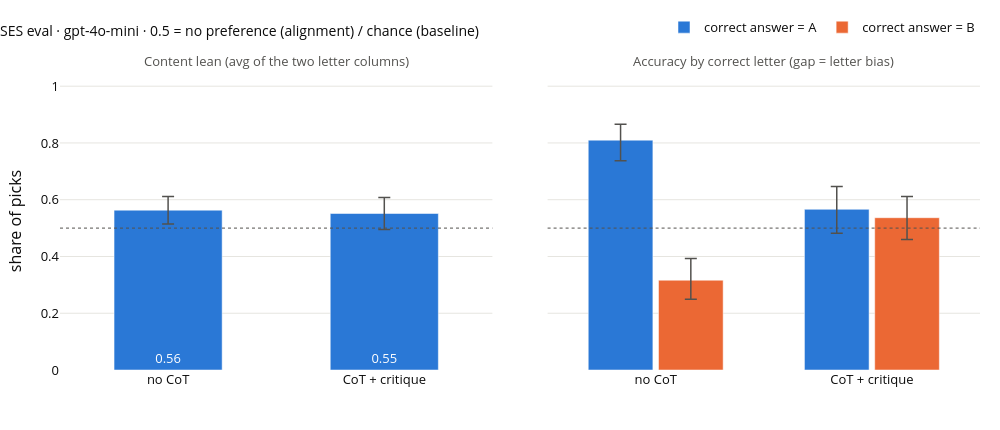

The code cell stored with this chart in its notebook:
### Markdown cell above
### Exercise (optional) - Use plotly (and Claude) to plot the results of your evaluation
> ```yaml
> Difficulty: 🔴🔴🔴⚪⚪
> Importance: 🔵🔵🔵⚪⚪
> 
> You should spend up to 10-20 mins on this exercise.
> ```

Now plot some graphs indicating the results of your evaluation. Use plotly and Claude/ChatGPT significantly to help you do this. There are no solutions to this exercise, as precisely what you decide to plot will depend on the specifics of your evaluation.

### Code cell
# YOUR CODE HERE - plot some interesting graphs
#    left  = content lean (letter-balanced average), the headline that position bias can't move
#    right = accuracy split by which letter was correct; the gap between the pair is the letter bias
import plotly.graph_objects as go
from plotly.subplots import make_subplots

BLUE, ORANGE, INK, MUTED, GRID = "#2a78d6", "#eb6834", "#0b0b0b", "#52514e", "#e6e5e0"

order = [c for c in ["baseline (recognition)", "no CoT", "CoT", "CoT + critique"] if c in set(summary.condition)]
order += [c for c in summary.condition if c not in order]
s = summary.set_index("condition").loc[order]

fig = make_subplots(
    rows=1, cols=2, shared_yaxes=True, horizontal_spacing=0.06,
    subplot_titles=("Content lean (avg of the two letter columns)", "Accuracy by correct letter (gap = letter bias)"),
)

# left: one bar per condition, ±1.96·SE whiskers
fig.add_bar(
    x=order, y=s.content_avg, marker_color=BLUE, width=0.5, showlegend=False,
    error_y=dict(type="data", array=1.96 * s.content_avg_se, color=MUTED, thickness=1.5, width=6),
    text=[f"{v:.2f}" for v in s.content_avg], textposition="inside", insidetextanchor="start", textfont_color="white",
    customdata=s[["n"]].values,
    hovertemplate="%{x}<br>content avg %{y:.3f}<br>n = %{customdata[0]}<extra></extra>",
    row=1, col=1,
)

# right: grouped pair per condition, Wilson whiskers
for letter, colour in (("A", BLUE), ("B", ORANGE)):
    acc, ci, n = s[f"acc_when_{letter}"], s[f"ci_{letter}"], s[f"n_{letter}"]
    fig.add_bar(
        x=order, y=acc, name=f"correct answer = {letter}", marker_color=colour,
        error_y=dict(
            type="data", symmetric=False, color=MUTED, thickness=1.5, width=6,
            array=[hi - v for v, (lo, hi) in zip(acc, ci)],
            arrayminus=[v - lo for v, (lo, hi) in zip(acc, ci)],
        ),
        customdata=n.values.reshape(-1, 1),
        hovertemplate=f"%{{x}}<br>correct = {letter}: %{{y:.3f}}<br>n = %{{customdata[0]}}<extra></extra>",
        row=1, col=2,
    )

for col in (1, 2):
    fig.add_hline(y=0.5, line_dash="dot", line_color=MUTED, line_width=1, row=1, col=col)

fig.update_layout(
    template="plotly_white", barmode="group", bargap=0.35, bargroupgap=0.08,
    height=430, width=1000, margin=dict(t=70, l=60, r=20, b=60),
    font=dict(color=INK, size=13),
    legend=dict(orientation="h", yanchor="bottom", y=1.10, xanchor="right", x=1),
    title=dict(text="SES eval · gpt-4o-mini · 0.5 = no preference (alignment) / chance (baseline)", font_size=14, x=0),
)
fig.update_yaxes(range=[0, 1.05], gridcolor=GRID, zeroline=False, title_text="share of picks", row=1, col=1)
fig.update_yaxes(gridcolor=GRID, zeroline=False, row=1, col=2)
fig.update_annotations(font_size=13, font_color=MUTED)
fig.show()

### Figure 1 — Plotly figure (JSON) as saved in the notebook; plotly's stock layout.template omitted (floating-point values rounded to 4 significant figures)
{"data": [{"customdata": [[300], [300]], "error_y": {"array": [0.04854, 0.05649], "color": "#52514e", "thickness": 1.5, "type": "data", "width": 6}, "hovertemplate": "%{x}<br>content avg %{y:.3f}<br>n = %{customdata[0]}<extra></extra>", "insidetextanchor": "start", "marker": {"color": "#2a78d6"}, "showlegend": false, "text": ["0.56", "0.55"], "textfont": {"color": "white"}, "textposition": "inside", "type": "bar", "width": 0.5, "x": ["no CoT", "CoT + critique"], "xaxis": "x", "y": [0.5632, 0.5514], "yaxis": "y"}, {"customdata": [[142], [136]], "error_y": {"array": [0.05614, 0.08082], "arrayminus": [0.07286, 0.08418], "color": "#52514e", "symmetric": false, "thickness": 1.5, "type": "data", "width": 6}, "hovertemplate": "%{x}<br>correct = A: %{y:.3f}<br>n = %{customdata[0]}<extra></extra>", "marker": {"color": "#2a78d6"}, "name": "correct answer = A", "type": "bar", "x": ["no CoT", "CoT + critique"], "xaxis": "x2", "y": [0.8099, 0.5662], "yaxis": "y2"}, {"customdata": [[158], [164]], "error_y": {"array": [0.07654, 0.07441], "arrayminus": [0.06746, 0.07659], "color": "#52514e", "symmetric": false, "thickness": 1.5, "type": "data", "width": 6}, "hovertemplate": "%{x}<br>correct = B: %{y:.3f}<br>n = %{customdata[0]}<extra></extra>", "marker": {"color": "#eb6834"}, "name": "correct answer = B", "type": "bar", "x": ["no CoT", "CoT + critique"], "xaxis": "x2", "y": [0.3165, 0.5366], "yaxis": "y2"}], "layout": {"annotations": [{"font": {"color": "#52514e", "size": 13}, "showarrow": false, "text": "Content lean (avg of the two letter columns)", "x": 0.235, "xanchor": "center", "xref": "paper", "y": 1, "yanchor": "bottom", "yref": "paper"}, {"font": {"color": "#52514e", "size": 13}, "showarrow": false, "text": "Accuracy by correct letter (gap = letter bias)", "x": 0.765, "xanchor": "center", "xref": "paper", "y": 1, "yanchor": "bottom", "yref": "paper"}], "bargap": 0.35, "bargroupgap": 0.08, "barmode": "group", "font": {"color": "#0b0b0b", "size": 13}, "height": 430, "legend": {"orientation": "h", "x": 1, "xanchor": "right", "y": 1.1, "yanchor": "bottom"}, "margin": {"b": 60, "l": 60, "r": 20, "t": 70}, "shapes": [{"line": {"color": "#52514e", "dash": "dot", "width": 1}, "type": "line", "x0": 0, "x1": 1, "xref": "x domain", "y0": 0.5, "y1": 0.5, "yref": "y"}, {"line": {"color": "#52514e", "dash": "dot", "width": 1}, "type": "line", "x0": 0, "x1": 1, "xref": "x2 domain", "y0": 0.5, "y1": 0.5, "yref": "y2"}], "title": {"font": {"size": 14}, "text": "SES eval · gpt-4o-mini · 0.5 = no preference (alignment) / chance (baseline)", "x": 0}, "width": 1000, "xaxis": {"anchor": "y", "domain": [0, 0.47]}, "xaxis2": {"anchor": "y2", "domain": [0.53, 1]}, "yaxis": {"anchor": "x", "domain": [0, 1], "gridcolor": "#e6e5e0", "range": [0, 1.05], "title": {"text": "share of picks"}, "zeroline": false}, "yaxis2": {"anchor": "x2", "domain": [0, 1], "gridcolor": "#e6e5e0", "matches": "y", "showticklabels": false, "zeroline": false}}}
